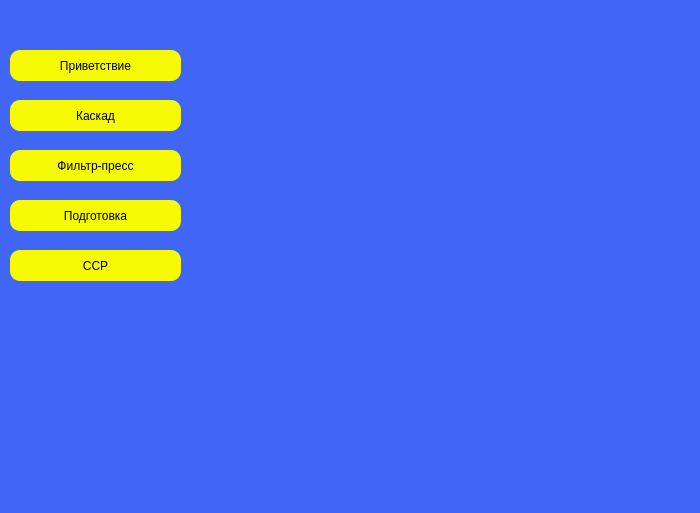
<?xml version="1.0" encoding="UTF-8"?>
<ui version="4.0">
 <class>MainWindow</class>
 <widget class="QMainWindow" name="MainWindow">
  <property name="geometry">
   <rect>
    <x>0</x>
    <y>0</y>
    <width>700</width>
    <height>513</height>
   </rect>
  </property>
  <property name="minimumSize">
   <size>
    <width>700</width>
    <height>513</height>
   </size>
  </property>
  <property name="maximumSize">
   <size>
    <width>700</width>
    <height>513</height>
   </size>
  </property>
  <property name="windowTitle">
   <string>MainWindow</string>
  </property>
  <property name="styleSheet">
   <string notr="true">QWidget{
background-color: rgb(65, 102, 245);
background-image: url(:/logos/karatau_logo_small___копия-removebg-preview.png)
}</string>
  </property>
  <widget class="QWidget" name="centralwidget">
   <property name="styleSheet">
    <string notr="true"/>
   </property>
   <widget class="QPushButton" name="privetstvieButton">
    <property name="geometry">
     <rect>
      <x>10</x>
      <y>50</y>
      <width>171</width>
      <height>31</height>
     </rect>
    </property>
    <property name="minimumSize">
     <size>
      <width>0</width>
      <height>30</height>
     </size>
    </property>
    <property name="maximumSize">
     <size>
      <width>16777198</width>
      <height>16777215</height>
     </size>
    </property>
    <property name="styleSheet">
     <string notr="true">QPushButton{
color: rgb(0, 0, 0);
background-color: rgb(246, 250, 5);
background-image: url(:/arrow right/images/Karatau yellow background.png);
border-style:outset;
border-radius:10px;
font: 100 14pt &quot;Arial&quot; ;
}
QPushButton:hover{
color:rgb(0, 0, 05);
background-color: rgb(245, 169, 17);
border-radius:5px;
}
QPushButton:pressed{
color:rgb(0, 0, 0);
background-color: rgb(255, 148, 164);
}</string>
    </property>
    <property name="text">
     <string>Приветствие</string>
    </property>
   </widget>
   <widget class="QPushButton" name="sorbciaButton">
    <property name="geometry">
     <rect>
      <x>10</x>
      <y>100</y>
      <width>171</width>
      <height>31</height>
     </rect>
    </property>
    <property name="minimumSize">
     <size>
      <width>0</width>
      <height>30</height>
     </size>
    </property>
    <property name="styleSheet">
     <string notr="true">QPushButton{
color: rgb(0, 0, 0);
background-color: rgb(246, 250, 5);
background-image: url(:/arrow right/images/Karatau yellow background.png);
border-style:outset;
border-radius:10px;
font: 100 14pt &quot;Arial&quot; ;
}
QPushButton:hover{
color:rgb(0, 0, 05);
background-color: rgb(245, 169, 17);
border-radius:5px;
}
QPushButton:pressed{
color:rgb(0, 0, 0);
background-color: rgb(255, 148, 164);
}</string>
    </property>
    <property name="text">
     <string>Каскад</string>
    </property>
   </widget>
   <widget class="QPushButton" name="desorbciaButton">
    <property name="geometry">
     <rect>
      <x>10</x>
      <y>150</y>
      <width>171</width>
      <height>31</height>
     </rect>
    </property>
    <property name="minimumSize">
     <size>
      <width>0</width>
      <height>30</height>
     </size>
    </property>
    <property name="styleSheet">
     <string notr="true">QPushButton{
color: rgb(0, 0, 0);
background-color: rgb(246, 250, 5);
background-image: url(:/arrow right/images/Karatau yellow background.png);
border-style:outset;
border-radius:10px;
font: 100 14pt &quot;Arial&quot; ;
}
QPushButton:hover{
color:rgb(0, 0, 05);
background-color: rgb(245, 169, 17);
border-radius:5px;
}
QPushButton:pressed{
color:rgb(0, 0, 0);
background-color: rgb(255, 148, 164);
}</string>
    </property>
    <property name="text">
     <string>Фильтр-пресс</string>
    </property>
   </widget>
   <widget class="QLabel" name="Logos">
    <property name="geometry">
     <rect>
      <x>10</x>
      <y>450</y>
      <width>101</width>
      <height>41</height>
     </rect>
    </property>
    <property name="styleSheet">
     <string notr="true">QLabel {url(:/logos/logos-2.png);}</string>
    </property>
    <property name="text">
     <string/>
    </property>
    <property name="pixmap">
     <pixmap resource="../logos.qrc">:/logos/logos-2.png</pixmap>
    </property>
    <property name="scaledContents">
     <bool>true</bool>
    </property>
   </widget>
   <widget class="QLabel" name="label">
    <property name="geometry">
     <rect>
      <x>190</x>
      <y>0</y>
      <width>511</width>
      <height>511</height>
     </rect>
    </property>
    <property name="styleSheet">
     <string notr="true">Background-image:url(:/Maps/images/Maps/АП.jpg)</string>
    </property>
    <property name="text">
     <string/>
    </property>
    <property name="pixmap">
     <pixmap resource="../Maps.qrc">:/Maps/images/Maps/АП.jpg</pixmap>
    </property>
    <property name="scaledContents">
     <bool>true</bool>
    </property>
   </widget>
   <widget class="QPushButton" name="podgotovkaButton">
    <property name="geometry">
     <rect>
      <x>10</x>
      <y>200</y>
      <width>171</width>
      <height>31</height>
     </rect>
    </property>
    <property name="minimumSize">
     <size>
      <width>0</width>
      <height>30</height>
     </size>
    </property>
    <property name="styleSheet">
     <string notr="true">QPushButton{
color: rgb(0, 0, 0);
background-color: rgb(246, 250, 5);
background-image: url(:/arrow right/images/Karatau yellow background.png);
border-style:outset;
border-radius:10px;
font: 100 14pt &quot;Arial&quot; ;
}
QPushButton:hover{
color:rgb(0, 0, 05);
background-color: rgb(245, 169, 17);
border-radius:5px;
}
QPushButton:pressed{
color:rgb(0, 0, 0);
background-color: rgb(255, 148, 164);
}</string>
    </property>
    <property name="text">
     <string>Подготовка</string>
    </property>
   </widget>
   <widget class="QPushButton" name="ssrButton">
    <property name="geometry">
     <rect>
      <x>10</x>
      <y>250</y>
      <width>171</width>
      <height>31</height>
     </rect>
    </property>
    <property name="minimumSize">
     <size>
      <width>0</width>
      <height>30</height>
     </size>
    </property>
    <property name="styleSheet">
     <string notr="true">QPushButton{
color: rgb(0, 0, 0);
background-color: rgb(246, 250, 5);
background-image: url(:/arrow right/images/Karatau yellow background.png);
border-style:outset;
border-radius:10px;
font: 100 14pt &quot;Arial&quot; ;
}
QPushButton:hover{
color:rgb(0, 0, 05);
background-color: rgb(245, 169, 17);
border-radius:5px;
}
QPushButton:pressed{
color:rgb(0, 0, 0);
background-color: rgb(255, 148, 164);
}</string>
    </property>
    <property name="text">
     <string>ССР</string>
    </property>
   </widget>
  </widget>
  <action name="actionGlobalMap">
   <property name="text">
    <string>Глобальная</string>
   </property>
  </action>
  <action name="actionCPPR">
   <property name="text">
    <string>ЦППР</string>
   </property>
  </action>
  <action name="actionAP">
   <property name="text">
    <string>АП</string>
   </property>
  </action>
  <action name="actionGBK">
   <property name="text">
    <string>ГБК</string>
   </property>
  </action>
  <action name="actionPoligon">
   <property name="text">
    <string>Полигон</string>
   </property>
  </action>
  <action name="actionRaskomandirovka">
   <property name="text">
    <string>Раскомандировка</string>
   </property>
  </action>
  <action name="actionFKhLFirstFloor">
   <property name="text">
    <string>Первый этаж</string>
   </property>
  </action>
  <action name="actionFKhLSecondFloor">
   <property name="text">
    <string>Второй этаж</string>
   </property>
  </action>
  <action name="KIPiA">
   <property name="checkable">
    <bool>false</bool>
   </property>
   <property name="text">
    <string>КИПиА</string>
   </property>
  </action>
  <action name="SGE">
   <property name="text">
    <string>СГЭ</string>
   </property>
  </action>
  <action name="SGM">
   <property name="text">
    <string>СГМ</string>
   </property>
  </action>
  <action name="actionKaratauMap">
   <property name="text">
    <string>Каратау</string>
   </property>
  </action>
 </widget>
 <resources>
  <include location="../logos.qrc"/>
  <include location="../Maps.qrc"/>
  <include location="../MainWindow.qrc"/>
 </resources>
 <connections/>
</ui>
